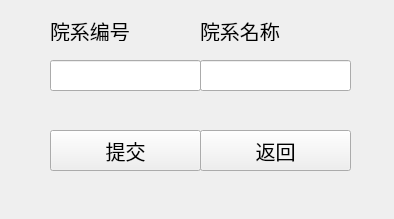
<?xml version="1.0" encoding="UTF-8"?>
<ui version="4.0">
 <class>Form</class>
 <widget class="QWidget" name="Form">
  <property name="geometry">
   <rect>
    <x>0</x>
    <y>0</y>
    <width>394</width>
    <height>219</height>
   </rect>
  </property>
  <property name="minimumSize">
   <size>
    <width>394</width>
    <height>219</height>
   </size>
  </property>
  <property name="maximumSize">
   <size>
    <width>394</width>
    <height>219</height>
   </size>
  </property>
  <property name="windowTitle">
   <string>Form</string>
  </property>
  <widget class="QLineEdit" name="lineEdit_1">
   <property name="geometry">
    <rect>
     <x>50</x>
     <y>60</y>
     <width>151</width>
     <height>31</height>
    </rect>
   </property>
  </widget>
  <widget class="QLineEdit" name="lineEdit_2">
   <property name="geometry">
    <rect>
     <x>200</x>
     <y>60</y>
     <width>151</width>
     <height>31</height>
    </rect>
   </property>
  </widget>
  <widget class="QPushButton" name="add_Button">
   <property name="geometry">
    <rect>
     <x>50</x>
     <y>130</y>
     <width>151</width>
     <height>41</height>
    </rect>
   </property>
   <property name="font">
    <font>
     <family>楷体</family>
     <pointsize>15</pointsize>
    </font>
   </property>
   <property name="text">
    <string>提交</string>
   </property>
  </widget>
  <widget class="QPushButton" name="back_Button">
   <property name="geometry">
    <rect>
     <x>200</x>
     <y>130</y>
     <width>151</width>
     <height>41</height>
    </rect>
   </property>
   <property name="font">
    <font>
     <family>楷体</family>
     <pointsize>15</pointsize>
    </font>
   </property>
   <property name="text">
    <string>返回</string>
   </property>
  </widget>
  <widget class="QLabel" name="label">
   <property name="geometry">
    <rect>
     <x>50</x>
     <y>20</y>
     <width>81</width>
     <height>21</height>
    </rect>
   </property>
   <property name="font">
    <font>
     <family>楷体</family>
     <pointsize>15</pointsize>
    </font>
   </property>
   <property name="text">
    <string>院系编号</string>
   </property>
  </widget>
  <widget class="QLabel" name="label_2">
   <property name="geometry">
    <rect>
     <x>200</x>
     <y>20</y>
     <width>81</width>
     <height>21</height>
    </rect>
   </property>
   <property name="font">
    <font>
     <family>楷体</family>
     <pointsize>15</pointsize>
    </font>
   </property>
   <property name="text">
    <string>院系名称</string>
   </property>
  </widget>
 </widget>
 <resources/>
 <connections/>
</ui>
